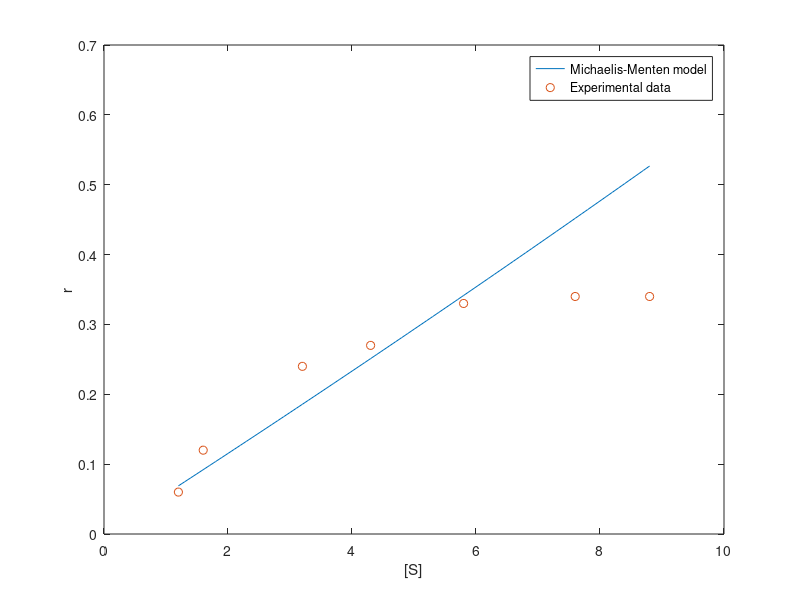

This chart was generated by the following MATLAB code:
% mmmdl.m: Michaelis-Menten equation 
S  =  [1.2 1.6 3.2 4.3 5.8 7.6 8.8]; r  =  [0.06 0.12 0.24 0.27 0.33 0.34 0.34]; 
p  =  polyfit(1./S,1./r,1); % p(1) = p1, p(2) = p0 
a  =  1/p(2), b  =  p(1)*a 
Sv =  S(1):0.1:S(end); rv =  a*Sv./(b + Sv); % Reaction rates by Michaelis-Menten model 
plot(Sv,rv,S,r,'o'),xlabel('[S]'),ylabel('r'),legend('Michaelis-Menten model','Experimental data')  